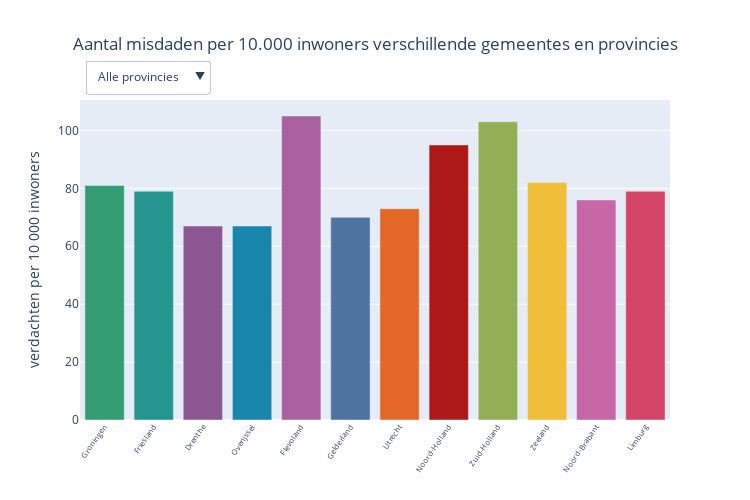

Notebook cell for this chart:
### Markdown cell above
# Misdaden

Hieronder de plot van misdaden.

### Code cell
%run misdaden.ipynb

### Figure 1 — Plotly figure (JSON) as saved in the notebook; plotly's stock layout.template omitted (floating-point values rounded to 4 significant figures)
{"data": [{"hoverinfo": "text", "hovertext": ["Groningen<br>Verdachten per 10.000 inwoners: 81", "Friesland<br>Verdachten per 10.000 inwoners: 79", "Drenthe<br>Verdachten per 10.000 inwoners: 67", "Overijssel<br>Verdachten per 10.000 inwoners: 67", "Flevoland<br>Verdachten per 10.000 inwoners: 105", "Gelderland<br>Verdachten per 10.000 inwoners: 70", "Utrecht<br>Verdachten per 10.000 inwoners: 73", "Noord-Holland<br>Verdachten per 10.000 inwoners: 95", "Zuid-Holland<br>Verdachten per 10.000 inwoners: 103", "Zeeland<br>Verdachten per 10.000 inwoners: 82", "Noord-Brabant<br>Verdachten per 10.000 inwoners: 76", "Limburg<br>Verdachten per 10.000 inwoners: 79"], "marker": {"color": ["#359d73", "#27958f", "#8c5792", "#1887ab", "#a9629f", "#4f73a1", "#e46828", "#ac1917", "#93ae55", "#f0be39", "#c867a5", "#d34467"]}, "name": "Alle provincies", "type": "bar", "x": ["Groningen", "Friesland", "Drenthe", "Overijssel", "Flevoland", "Gelderland", "Utrecht", "Noord-Holland", "Zuid-Holland", "Zeeland", "Noord-Brabant", "Limburg"], "y": [81, 79, 67, 67, 105, 70, 73, 95, 103, 82, 76, 79]}, {"hoverinfo": "text", "hovertext": ["Eemsdelta<br>Verdachten per 10.000 inwoners: 102", "Groningen<br>Verdachten per 10.000 inwoners: 86", "Het Hogeland<br>Verdachten per 10.000 inwoners: 67", "Midden-Groningen<br>Verdachten per 10.000 inwoners: 83", "Oldambt<br>Verdachten per 10.000 inwoners: 91", "Pekela<br>Verdachten per 10.000 inwoners: 94", "Stadskanaal<br>Verdachten per 10.000 inwoners: 82", "Veendam<br>Verdachten per 10.000 inwoners: 73", "Westerkwartier<br>Verdachten per 10.000 inwoners: 58", "Westerwolde<br>Verdachten per 10.000 inwoners: 61"], "marker": {"color": "#359d73"}, "name": "Groningen", "type": "bar", "visible": false, "x": ["Eemsdelta", "Groningen", "Het Hogeland", "Midden-Groningen", "Oldambt", "Pekela", "Stadskanaal", "Veendam", "Westerkwartier", "Westerwolde"], "y": [102, 86, 67, 83, 91, 94, 82, 73, 58, 61]}, {"hoverinfo": "text", "hovertext": ["Achtkarspelen<br>Verdachten per 10.000 inwoners: 91", "Ameland<br>Verdachten per 10.000 inwoners: 20", "Dantumadiel<br>Verdachten per 10.000 inwoners: 61", "De Fryske Marren<br>Verdachten per 10.000 inwoners: 54", "Harlingen<br>Verdachten per 10.000 inwoners: 83", "Heerenveen<br>Verdachten per 10.000 inwoners: 73", "Leeuwarden<br>Verdachten per 10.000 inwoners: 113", "Noardeast-Fryslân<br>Verdachten per 10.000 inwoners: 73", "Ooststellingwerf<br>Verdachten per 10.000 inwoners: 72", "Opsterland<br>Verdachten per 10.000 inwoners: 58", "Smallingerland<br>Verdachten per 10.000 inwoners: 84", "Súdwest-Fryslân<br>Verdachten per 10.000 inwoners: 81", "Terschelling<br>Verdachten per 10.000 inwoners: 55", "Tytsjerksteradiel<br>Verdachten per 10.000 inwoners: 58", "Vlieland<br>Verdachten per 10.000 inwoners: 83", "Waadhoeke<br>Verdachten per 10.000 inwoners: 70", "Weststellingwerf<br>Verdachten per 10.000 inwoners: 58"], "marker": {"color": "#27958f"}, "name": "Friesland", "type": "bar", "visible": false, "x": ["Achtkarspelen", "Ameland", "Dantumadiel", "De Fryske Marren", "Harlingen", "Heerenveen", "Leeuwarden", "Noardeast-Fryslân", "Ooststellingwerf", "Opsterland", "Smallingerland", "Súdwest-Fryslân", "Terschelling", "Tytsjerksteradiel", "Vlieland", "Waadhoeke", "Weststellingwerf"], "y": [91, 20, 61, 54, 83, 73, 113, 73, 72, 58, 84, 81, 55, 58, 83, 70, 58]}, {"hoverinfo": "text", "hovertext": ["Aa en Hunze<br>Verdachten per 10.000 inwoners: 45", "Assen<br>Verdachten per 10.000 inwoners: 87", "Borger-Odoorn<br>Verdachten per 10.000 inwoners: 56", "Coevorden<br>Verdachten per 10.000 inwoners: 53", "Emmen<br>Verdachten per 10.000 inwoners: 83", "Hoogeveen<br>Verdachten per 10.000 inwoners: 75", "Meppel<br>Verdachten per 10.000 inwoners: 61", "Midden-Drenthe<br>Verdachten per 10.000 inwoners: 54", "Noordenveld<br>Verdachten per 10.000 inwoners: 56", "Tynaarlo<br>Verdachten per 10.000 inwoners: 56", "Westerveld<br>Verdachten per 10.000 inwoners: 49", "De Wolden<br>Verdachten per 10.000 inwoners: 37"], "marker": {"color": "#8c5792"}, "name": "Drenthe", "type": "bar", "visible": false, "x": ["Aa en Hunze", "Assen", "Borger-Odoorn", "Coevorden", "Emmen", "Hoogeveen", "Meppel", "Midden-Drenthe", "Noordenveld", "Tynaarlo", "Westerveld", "De Wolden"], "y": [45, 87, 56, 53, 83, 75, 61, 54, 56, 56, 49, 37]}, {"hoverinfo": "text", "hovertext": ["Almelo<br>Verdachten per 10.000 inwoners: 116", "Borne<br>Verdachten per 10.000 inwoners: 35", "Dalfsen<br>Verdachten per 10.000 inwoners: 36", "Deventer<br>Verdachten per 10.000 inwoners: 82", "Dinkelland<br>Verdachten per 10.000 inwoners: 32", "Enschede<br>Verdachten per 10.000 inwoners: 94", "Haaksbergen<br>Verdachten per 10.000 inwoners: 34", "Hardenberg<br>Verdachten per 10.000 inwoners: 48", "Hellendoorn<br>Verdachten per 10.000 inwoners: 26", "Hengelo<br>Verdachten per 10.000 inwoners: 75", "Hof van Twente<br>Verdachten per 10.000 inwoners: 41", "Kampen<br>Verdachten per 10.000 inwoners: 66", "Losser<br>Verdachten per 10.000 inwoners: 44", "Oldenzaal<br>Verdachten per 10.000 inwoners: 50", "Olst-Wijhe<br>Verdachten per 10.000 inwoners: 53", "Ommen<br>Verdachten per 10.000 inwoners: 38", "Raalte<br>Verdachten per 10.000 inwoners: 34", "Rijssen-Holten<br>Verdachten per 10.000 inwoners: 39", "Staphorst<br>Verdachten per 10.000 inwoners: 57", "Steenwijkerland<br>Verdachten per 10.000 inwoners: 60", "Tubbergen<br>Verdachten per 10.000 inwoners: 40", "Twenterand<br>Verdachten per 10.000 inwoners: 65", "Wierden<br>Verdachten per 10.000 inwoners: 35", "Zwartewaterland<br>Verdachten per 10.000 inwoners: 51", "Zwolle<br>Verdachten per 10.000 inwoners: 93"], "marker": {"color": "#1887ab"}, "name": "Overijssel", "type": "bar", "visible": false, "x": ["Almelo", "Borne", "Dalfsen", "Deventer", "Dinkelland", "Enschede", "Haaksbergen", "Hardenberg", "Hellendoorn", "Hengelo", "Hof van Twente", "Kampen", "Losser", "Oldenzaal", "Olst-Wijhe", "Ommen", "Raalte", "Rijssen-Holten", "Staphorst", "Steenwijkerland", "Tubbergen", "Twenterand", "Wierden", "Zwartewaterland", "Zwolle"], "y": [116, 35, 36, 82, 32, 94, 34, 48, 26, 75, 41, 66, 44, 50, 53, 38, 34, 39, 57, 60, 40, 65, 35, 51, 93]}, {"hoverinfo": "text", "hovertext": ["Almere<br>Verdachten per 10.000 inwoners: 111", "Dronten<br>Verdachten per 10.000 inwoners: 58", "Lelystad<br>Verdachten per 10.000 inwoners: 103", "Noordoostpolder<br>Verdachten per 10.000 inwoners: 58", "Urk<br>Verdachten per 10.000 inwoners: 83", "Zeewolde<br>Verdachten per 10.000 inwoners: 67"], "marker": {"color": "#a9629f"}, "name": "Flevoland", "type": "bar", "visible": false, "x": ["Almere", "Dronten", "Lelystad", "Noordoostpolder", "Urk", "Zeewolde"], "y": [111, 58, 103, 58, 83, 67]}, {"hoverinfo": "text", "hovertext": ["Aalten<br>Verdachten per 10.000 inwoners: 36", "Apeldoorn<br>Verdachten per 10.000 inwoners: 86", "Arnhem<br>Verdachten per 10.000 inwoners: 121", "Barneveld<br>Verdachten per 10.000 inwoners: 67", "Berg en Dal<br>Verdachten per 10.000 inwoners: 63", "Berkelland<br>Verdachten per 10.000 inwoners: 50", "Beuningen<br>Verdachten per 10.000 inwoners: 51", "Bronckhorst<br>Verdachten per 10.000 inwoners: 37", "Brummen<br>Verdachten per 10.000 inwoners: 57", "Buren<br>Verdachten per 10.000 inwoners: 50", "Culemborg<br>Verdachten per 10.000 inwoners: 56", "Doesburg<br>Verdachten per 10.000 inwoners: 69", "Doetinchem<br>Verdachten per 10.000 inwoners: 86", "Druten<br>Verdachten per 10.000 inwoners: 52", "Duiven<br>Verdachten per 10.000 inwoners: 52", "Ede<br>Verdachten per 10.000 inwoners: 74", "Elburg<br>Verdachten per 10.000 inwoners: 60", "Epe<br>Verdachten per 10.000 inwoners: 67", "Ermelo<br>Verdachten per 10.000 inwoners: 70", "Harderwijk<br>Verdachten per 10.000 inwoners: 75", "Hattem<br>Verdachten per 10.000 inwoners: 50", "Heerde<br>Verdachten per 10.000 inwoners: 50", "Heumen<br>Verdachten per 10.000 inwoners: 64", "Lingewaard<br>Verdachten per 10.000 inwoners: 47", "Lochem<br>Verdachten per 10.000 inwoners: 57", "Maasdriel<br>Verdachten per 10.000 inwoners: 68", "Montferland<br>Verdachten per 10.000 inwoners: 50", "Neder-Betuwe<br>Verdachten per 10.000 inwoners: 63", "Nijkerk<br>Verdachten per 10.000 inwoners: 63", "Nijmegen<br>Verdachten per 10.000 inwoners: 83", "Nunspeet<br>Verdachten per 10.000 inwoners: 69", "Oldebroek<br>Verdachten per 10.000 inwoners: 61", "Oost Gelre<br>Verdachten per 10.000 inwoners: 54", "Oude IJsselstreek<br>Verdachten per 10.000 inwoners: 45", "Overbetuwe<br>Verdachten per 10.000 inwoners: 50", "Putten<br>Verdachten per 10.000 inwoners: 56", "Renkum<br>Verdachten per 10.000 inwoners: 61", "Rheden<br>Verdachten per 10.000 inwoners: 70", "Rozendaal<br>Verdachten per 10.000 inwoners: 39", "Scherpenzeel<br>Verdachten per 10.000 inwoners: 55", "Tiel<br>Verdachten per 10.000 inwoners: 94", "Voorst<br>Verdachten per 10.000 inwoners: 57", "Wageningen<br>Verdachten per 10.000 inwoners: 50", "West Betuwe<br>Verdachten per 10.000 inwoners: 55", "West Maas en Waal<br>Verdachten per 10.000 inwoners: 36", "Westervoort<br>Verdachten per 10.000 inwoners: 62", "Wijchen<br>Verdachten per 10.000 inwoners: 58", "Winterswijk<br>Verdachten per 10.000 inwoners: 62", "Zaltbommel<br>Verdachten per 10.000 inwoners: 65", "Zevenaar<br>Verdachten per 10.000 inwoners: 57", "Zutphen<br>Verdachten per 10.000 inwoners: 118"], "marker": {"color": "#4f73a1"}, "name": "Gelderland", "type": "bar", "visible": false, "x": ["Aalten", "Apeldoorn", "Arnhem", "Barneveld", "Berg en Dal", "Berkelland", "Beuningen", "Bronckhorst", "Brummen", "Buren", "Culemborg", "Doesburg", "Doetinchem", "Druten", "Duiven", "Ede", "Elburg", "Epe", "Ermelo", "Harderwijk", "Hattem", "Heerde", "Heumen", "Lingewaard", "Lochem", "Maasdriel", "Montferland", "Neder-Betuwe", "Nijkerk", "Nijmegen", "Nunspeet", "Oldebroek", "Oost Gelre", "Oude IJsselstreek", "Overbetuwe", "Putten", "Renkum", "Rheden", "Rozendaal", "Scherpenzeel", "Tiel", "Voorst", "Wageningen", "West Betuwe", "West Maas en Waal", "Westervoort", "Wijchen", "Winterswijk", "Zaltbommel", "Zevenaar", "Zutphen"], "y": [36, 86, 121, 67, 63, 50, 51, 37, 57, 50, 56, 69, 86, 52, 52, 74, 60, 67, 70, 75, 50, 50, 64, 47, 57, 68, 50, 63, 63, 83, 69, 61, 54, 45, 50, 56, 61, 70, 39, 55, 94, 57, 50, 55, 36, 62, 58, 62, 65, 57, 118]}, {"hoverinfo": "text", "hovertext": ["Amersfoort<br>Verdachten per 10.000 inwoners: 83", "Baarn<br>Verdachten per 10.000 inwoners: 68", "De Bilt<br>Verdachten per 10.000 inwoners: 53", "Bunnik<br>Verdachten per 10.000 inwoners: 37", "Bunschoten<br>Verdachten per 10.000 inwoners: 73", "Eemnes<br>Verdachten per 10.000 inwoners: 54", "Houten<br>Verdachten per 10.000 inwoners: 44", "IJsselstein<br>Verdachten per 10.000 inwoners: 81", "Leusden<br>Verdachten per 10.000 inwoners: 47", "Lopik<br>Verdachten per 10.000 inwoners: 64", "Montfoort<br>Verdachten per 10.000 inwoners: 58", "Nieuwegein<br>Verdachten per 10.000 inwoners: 86", "Oudewater<br>Verdachten per 10.000 inwoners: 45", "Renswoude<br>Verdachten per 10.000 inwoners: 79", "Rhenen<br>Verdachten per 10.000 inwoners: 58", "De Ronde Venen<br>Verdachten per 10.000 inwoners: 66", "Soest<br>Verdachten per 10.000 inwoners: 64", "Stichtse Vecht<br>Verdachten per 10.000 inwoners: 67", "Utrecht<br>Verdachten per 10.000 inwoners: 90", "Utrechtse Heuvelrug<br>Verdachten per 10.000 inwoners: 61", "Veenendaal<br>Verdachten per 10.000 inwoners: 62", "Vijfheerenlanden<br>Verdachten per 10.000 inwoners: 71", "Wijk bij Duurstede<br>Verdachten per 10.000 inwoners: 34", "Woerden<br>Verdachten per 10.000 inwoners: 53", "Woudenberg<br>Verdachten per 10.000 inwoners: 47", "Zeist<br>Verdachten per 10.000 inwoners: 89"], "marker": {"color": "#e46828"}, "name": "Utrecht", "type": "bar", "visible": false, "x": ["Amersfoort", "Baarn", "De Bilt", "Bunnik", "Bunschoten", "Eemnes", "Houten", "IJsselstein", "Leusden", "Lopik", "Montfoort", "Nieuwegein", "Oudewater", "Renswoude", "Rhenen", "De Ronde Venen", "Soest", "Stichtse Vecht", "Utrecht", "Utrechtse Heuvelrug", "Veenendaal", "Vijfheerenlanden", "Wijk bij Duurstede", "Woerden", "Woudenberg", "Zeist"], "y": [83, 68, 53, 37, 73, 54, 44, 81, 47, 64, 58, 86, 45, 79, 58, 66, 64, 67, 90, 61, 62, 71, 34, 53, 47, 89]}, {"hoverinfo": "text", "hovertext": ["Aalsmeer<br>Verdachten per 10.000 inwoners: 72", "Alkmaar<br>Verdachten per 10.000 inwoners: 99", "Amstelveen<br>Verdachten per 10.000 inwoners: 72", "Amsterdam<br>Verdachten per 10.000 inwoners: 121", "Bergen<br>Verdachten per 10.000 inwoners: 52", "Beverwijk<br>Verdachten per 10.000 inwoners: 97", "Blaricum<br>Verdachten per 10.000 inwoners: 59", "Bloemendaal<br>Verdachten per 10.000 inwoners: 67", "Castricum<br>Verdachten per 10.000 inwoners: 63", "Diemen<br>Verdachten per 10.000 inwoners: 99", "Dijk en Waard<br>Verdachten per 10.000 inwoners: 76", "Drechterland<br>Verdachten per 10.000 inwoners: 57", "Edam-Volendam<br>Verdachten per 10.000 inwoners: 55", "Enkhuizen<br>Verdachten per 10.000 inwoners: 77", "Gooise Meren<br>Verdachten per 10.000 inwoners: 68", "Haarlem<br>Verdachten per 10.000 inwoners: 103", "Haarlemmermeer<br>Verdachten per 10.000 inwoners: 81", "Heemskerk<br>Verdachten per 10.000 inwoners: 71", "Heemstede<br>Verdachten per 10.000 inwoners: 71", "Heiloo<br>Verdachten per 10.000 inwoners: 61", "Den Helder<br>Verdachten per 10.000 inwoners: 129", "Hilversum<br>Verdachten per 10.000 inwoners: 81", "Hollands Kroon<br>Verdachten per 10.000 inwoners: 54", "Hoorn<br>Verdachten per 10.000 inwoners: 88", "Huizen<br>Verdachten per 10.000 inwoners: 63", "Koggenland<br>Verdachten per 10.000 inwoners: 52", "Landsmeer<br>Verdachten per 10.000 inwoners: 84", "Laren<br>Verdachten per 10.000 inwoners: 52", "Medemblik<br>Verdachten per 10.000 inwoners: 67", "Oostzaan<br>Verdachten per 10.000 inwoners: 73", "Opmeer<br>Verdachten per 10.000 inwoners: 40", "Ouder-Amstel<br>Verdachten per 10.000 inwoners: 69", "Purmerend<br>Verdachten per 10.000 inwoners: 97", "Schagen<br>Verdachten per 10.000 inwoners: 62", "Stede Broec<br>Verdachten per 10.000 inwoners: 56", "Texel<br>Verdachten per 10.000 inwoners: 60", "Uitgeest<br>Verdachten per 10.000 inwoners: 61", "Uithoorn<br>Verdachten per 10.000 inwoners: 85", "Velsen<br>Verdachten per 10.000 inwoners: 97", "Waterland<br>Verdachten per 10.000 inwoners: 63", "Weesp<br>Verdachten per 10.000 inwoners: 69", "Wijdemeren<br>Verdachten per 10.000 inwoners: 53", "Wormerland<br>Verdachten per 10.000 inwoners: 63", "Zaanstad<br>Verdachten per 10.000 inwoners: 123", "Zandvoort<br>Verdachten per 10.000 inwoners: 121"], "marker": {"color": "#ac1917"}, "name": "Noord-Holland", "type": "bar", "visible": false, "x": ["Aalsmeer", "Alkmaar", "Amstelveen", "Amsterdam", "Bergen", "Beverwijk", "Blaricum", "Bloemendaal", "Castricum", "Diemen", "Dijk en Waard", "Drechterland", "Edam-Volendam", "Enkhuizen", "Gooise Meren", "Haarlem", "Haarlemmermeer", "Heemskerk", "Heemstede", "Heiloo", "Den Helder", "Hilversum", "Hollands Kroon", "Hoorn", "Huizen", "Koggenland", "Landsmeer", "Laren", "Medemblik", "Oostzaan", "Opmeer", "Ouder-Amstel", "Purmerend", "Schagen", "Stede Broec", "Texel", "Uitgeest", "Uithoorn", "Velsen", "Waterland", "Weesp", "Wijdemeren", "Wormerland", "Zaanstad", "Zandvoort"], "y": [72, 99, 72, 121, 52, 97, 59, 67, 63, 99, 76, 57, 55, 77, 68, 103, 81, 71, 71, 61, 129, 81, 54, 88, 63, 52, 84, 52, 67, 73, 40, 69, 97, 62, 56, 60, 61, 85, 97, 63, 69, 53, 63, 123, 121]}, {"hoverinfo": "text", "hovertext": ["Alblasserdam<br>Verdachten per 10.000 inwoners: 61", "Albrandswaard<br>Verdachten per 10.000 inwoners: 86", "Alphen aan den Rijn<br>Verdachten per 10.000 inwoners: 88", "Barendrecht<br>Verdachten per 10.000 inwoners: 67", "Bodegraven-Reeuwijk<br>Verdachten per 10.000 inwoners: 55", "Brielle<br>Verdachten per 10.000 inwoners: 68", "Capelle aan den IJssel<br>Verdachten per 10.000 inwoners: 99", "Delft<br>Verdachten per 10.000 inwoners: 84", "Dordrecht<br>Verdachten per 10.000 inwoners: 111", "Goeree-Overflakkee<br>Verdachten per 10.000 inwoners: 58", "Gorinchem<br>Verdachten per 10.000 inwoners: 77", "Gouda<br>Verdachten per 10.000 inwoners: 98", "s-Gravenhage<br>Verdachten per 10.000 inwoners: 148", "Hardinxveld-Giessendam<br>Verdachten per 10.000 inwoners: 53", "Hellevoetsluis<br>Verdachten per 10.000 inwoners: 83", "Hendrik-Ido-Ambacht<br>Verdachten per 10.000 inwoners: 52", "Hillegom<br>Verdachten per 10.000 inwoners: 71", "Hoeksche Waard<br>Verdachten per 10.000 inwoners: 58", "Kaag en Braassem<br>Verdachten per 10.000 inwoners: 67", "Katwijk<br>Verdachten per 10.000 inwoners: 64", "Krimpen aan den IJssel<br>Verdachten per 10.000 inwoners: 65", "Krimpenerwaard<br>Verdachten per 10.000 inwoners: 63", "Lansingerland<br>Verdachten per 10.000 inwoners: 64", "Leiden<br>Verdachten per 10.000 inwoners: 82", "Leiderdorp<br>Verdachten per 10.000 inwoners: 59", "Leidschendam-Voorburg<br>Verdachten per 10.000 inwoners: 94", "Lisse<br>Verdachten per 10.000 inwoners: 58", "Maassluis<br>Verdachten per 10.000 inwoners: 86", "Midden-Delfland<br>Verdachten per 10.000 inwoners: 45", "Molenlanden<br>Verdachten per 10.000 inwoners: 58", "Nieuwkoop<br>Verdachten per 10.000 inwoners: 57", "Nissewaard<br>Verdachten per 10.000 inwoners: 113", "Noordwijk<br>Verdachten per 10.000 inwoners: 65", "Oegstgeest<br>Verdachten per 10.000 inwoners: 48", "Papendrecht<br>Verdachten per 10.000 inwoners: 70", "Pijnacker-Nootdorp<br>Verdachten per 10.000 inwoners: 70", "Ridderkerk<br>Verdachten per 10.000 inwoners: 76", "Rijswijk<br>Verdachten per 10.000 inwoners: 100", "Rotterdam<br>Verdachten per 10.000 inwoners: 153", "Schiedam<br>Verdachten per 10.000 inwoners: 121", "Sliedrecht<br>Verdachten per 10.000 inwoners: 63", "Teylingen<br>Verdachten per 10.000 inwoners: 58", "Vlaardingen<br>Verdachten per 10.000 inwoners: 111", "Voorschoten<br>Verdachten per 10.000 inwoners: 59", "Waddinxveen<br>Verdachten per 10.000 inwoners: 66", "Wassenaar<br>Verdachten per 10.000 inwoners: 74", "Westland<br>Verdachten per 10.000 inwoners: 64", "Westvoorne<br>Verdachten per 10.000 inwoners: 54", "Zoetermeer<br>Verdachten per 10.000 inwoners: 114", "Zoeterwoude<br>Verdachten per 10.000 inwoners: 45", "Zuidplas<br>Verdachten per 10.000 inwoners: 64", "Zwijndrecht<br>Verdachten per 10.000 inwoners: 81"], "marker": {"color": "#93ae55"}, "name": "Zuid-Holland", "type": "bar", "visible": false, "x": ["Alblasserdam", "Albrandswaard", "Alphen aan den Rijn", "Barendrecht", "Bodegraven-Reeuwijk", "Brielle", "Capelle aan den IJssel", "Delft", "Dordrecht", "Goeree-Overflakkee", "Gorinchem", "Gouda", "s-Gravenhage", "Hardinxveld-Giessendam", "Hellevoetsluis", "Hendrik-Ido-Ambacht", "Hillegom", "Hoeksche Waard", "Kaag en Braassem", "Katwijk", "Krimpen aan den IJssel", "Krimpenerwaard", "Lansingerland", "Leiden", "Leiderdorp", "Leidschendam-Voorburg", "Lisse", "Maassluis", "Midden-Delfland", "Molenlanden", "Nieuwkoop", "Nissewaard", "Noordwijk", "Oegstgeest", "Papendrecht", "Pijnacker-Nootdorp", "Ridderkerk", "Rijswijk", "Rotterdam", "Schiedam", "Sliedrecht", "Teylingen", "Vlaardingen", "Voorschoten", "Waddinxveen", "Wassenaar", "Westland", "Westvoorne", "Zoetermeer", "Zoeterwoude", "Zuidplas", "Zwijndrecht"], "y": [61, 86, 88, 67, 55, 68, 99, 84, 111, 58, 77, 98, 148, 53, 83, 52, 71, 58, 67, 64, 65, 63, 64, 82, 59, 94, 58, 86, 45, 58, 57, 113, 65, 48, 70, 70, 76, 100, 153, 121, 63, 58, 111, 59, 66, 74, 64, 54, 114, 45, 64, 81]}, {"hoverinfo": "text", "hovertext": ["Borsele<br>Verdachten per 10.000 inwoners: 60", "Goes<br>Verdachten per 10.000 inwoners: 80", "Hulst<br>Verdachten per 10.000 inwoners: 84", "Kapelle<br>Verdachten per 10.000 inwoners: 64", "Middelburg<br>Verdachten per 10.000 inwoners: 95", "Noord-Beveland<br>Verdachten per 10.000 inwoners: 82", "Reimerswaal<br>Verdachten per 10.000 inwoners: 61", "Schouwen-Duiveland<br>Verdachten per 10.000 inwoners: 60", "Sluis<br>Verdachten per 10.000 inwoners: 72", "Terneuzen<br>Verdachten per 10.000 inwoners: 96", "Tholen<br>Verdachten per 10.000 inwoners: 50", "Veere<br>Verdachten per 10.000 inwoners: 41", "Vlissingen<br>Verdachten per 10.000 inwoners: 137"], "marker": {"color": "#f0be39"}, "name": "Zeeland", "type": "bar", "visible": false, "x": ["Borsele", "Goes", "Hulst", "Kapelle", "Middelburg", "Noord-Beveland", "Reimerswaal", "Schouwen-Duiveland", "Sluis", "Terneuzen", "Tholen", "Veere", "Vlissingen"], "y": [60, 80, 84, 64, 95, 82, 61, 60, 72, 96, 50, 41, 137]}, {"hoverinfo": "text", "hovertext": ["Alphen-Chaam<br>Verdachten per 10.000 inwoners: 29", "Altena<br>Verdachten per 10.000 inwoners: 64", "Asten<br>Verdachten per 10.000 inwoners: 63", "Baarle-Nassau<br>Verdachten per 10.000 inwoners: 54", "Bergeijk<br>Verdachten per 10.000 inwoners: 46", "Bergen op Zoom<br>Verdachten per 10.000 inwoners: 88", "Bernheze<br>Verdachten per 10.000 inwoners: 51", "Best<br>Verdachten per 10.000 inwoners: 59", "Bladel<br>Verdachten per 10.000 inwoners: 61", "Boekel<br>Verdachten per 10.000 inwoners: 78", "Boxtel<br>Verdachten per 10.000 inwoners: 67", "Breda<br>Verdachten per 10.000 inwoners: 81", "Cranendonck<br>Verdachten per 10.000 inwoners: 57", "Deurne<br>Verdachten per 10.000 inwoners: 67", "Dongen<br>Verdachten per 10.000 inwoners: 62", "Drimmelen<br>Verdachten per 10.000 inwoners: 47", "Eersel<br>Verdachten per 10.000 inwoners: 34", "Eindhoven<br>Verdachten per 10.000 inwoners: 101", "Etten-Leur<br>Verdachten per 10.000 inwoners: 66", "Geertruidenberg<br>Verdachten per 10.000 inwoners: 61", "Geldrop-Mierlo<br>Verdachten per 10.000 inwoners: 88", "Gemert-Bakel<br>Verdachten per 10.000 inwoners: 69", "Gilze en Rijen<br>Verdachten per 10.000 inwoners: 64", "Goirle<br>Verdachten per 10.000 inwoners: 40", "Halderberge<br>Verdachten per 10.000 inwoners: 65", "Heeze-Leende<br>Verdachten per 10.000 inwoners: 53", "Helmond<br>Verdachten per 10.000 inwoners: 125", "'s-Hertogenbosch<br>Verdachten per 10.000 inwoners: 92", "Heusden<br>Verdachten per 10.000 inwoners: 67", "Hilvarenbeek<br>Verdachten per 10.000 inwoners: 42", "Laarbeek<br>Verdachten per 10.000 inwoners: 61", "Land van Cuijk<br>Verdachten per 10.000 inwoners: 54", "Loon op Zand<br>Verdachten per 10.000 inwoners: 50", "Maashorst<br>Verdachten per 10.000 inwoners: 79", "Meierijstad<br>Verdachten per 10.000 inwoners: 66", "Moerdijk<br>Verdachten per 10.000 inwoners: 56", "Nuenen, Gerwen en Nederwetten<br>Verdachten per 10.000 inwoners: 48", "Oirschot<br>Verdachten per 10.000 inwoners: 49", "Oisterwijk<br>Verdachten per 10.000 inwoners: 45", "Oosterhout<br>Verdachten per 10.000 inwoners: 90", "Oss<br>Verdachten per 10.000 inwoners: 95", "Reusel-De Mierden<br>Verdachten per 10.000 inwoners: 49", "Roosendaal<br>Verdachten per 10.000 inwoners: 89", "Rucphen<br>Verdachten per 10.000 inwoners: 71", "Sint-Michielsgestel<br>Verdachten per 10.000 inwoners: 40", "Someren<br>Verdachten per 10.000 inwoners: 66", "Son en Breugel<br>Verdachten per 10.000 inwoners: 64", "Steenbergen<br>Verdachten per 10.000 inwoners: 49", "Tilburg<br>Verdachten per 10.000 inwoners: 97", "Valkenswaard<br>Verdachten per 10.000 inwoners: 76", "Veldhoven<br>Verdachten per 10.000 inwoners: 59", "Vught<br>Verdachten per 10.000 inwoners: 75", "Waalre<br>Verdachten per 10.000 inwoners: 56", "Waalwijk<br>Verdachten per 10.000 inwoners: 73", "Woensdrecht<br>Verdachten per 10.000 inwoners: 46", "Zundert<br>Verdachten per 10.000 inwoners: 40"], "marker": {"color": "#c867a5"}, "name": "Noord-Brabant", "type": "bar", "visible": false, "x": ["Alphen-Chaam", "Altena", "Asten", "Baarle-Nassau", "Bergeijk", "Bergen op Zoom", "Bernheze", "Best", "Bladel", "Boekel", "Boxtel", "Breda", "Cranendonck", "Deurne", "Dongen", "Drimmelen", "Eersel", "Eindhoven", "Etten-Leur", "Geertruidenberg", "Geldrop-Mierlo", "Gemert-Bakel", "Gilze en Rijen", "Goirle", "Halderberge", "Heeze-Leende", "Helmond", "'s-Hertogenbosch", "Heusden", "Hilvarenbeek", "Laarbeek", "Land van Cuijk", "Loon op Zand", "Maashorst", "Meierijstad", "Moerdijk", "Nuenen, Gerwen en Nederwetten", "Oirschot", "Oisterwijk", "Oosterhout", "Oss", "Reusel-De Mierden", "Roosendaal", "Rucphen", "Sint-Michielsgestel", "Someren", "Son en Breugel", "Steenbergen", "Tilburg", "Valkenswaard", "Veldhoven", "Vught", "Waalre", "Waalwijk", "Woensdrecht", "Zundert"], "y": [29, 64, 63, 54, 46, 88, 51, 59, 61, 78, 67, 81, 57, 67, 62, 47, 34, 101, 66, 61, 88, 69, 64, 40, 65, 53, 125, 92, 67, 42, 61, 54, 50, 79, 66, 56, 48, 49, 45, 90, 95, 49, 89, 71, 40, 66, 64, 49, 97, 76, 59, 75, 56, 73, 46, 40]}, {"hoverinfo": "text", "hovertext": ["Beek<br>Verdachten per 10.000 inwoners: 52", "Beekdaelen<br>Verdachten per 10.000 inwoners: 44", "Beesel<br>Verdachten per 10.000 inwoners: 38", "Bergen<br>Verdachten per 10.000 inwoners: 57", "Brunssum<br>Verdachten per 10.000 inwoners: 88", "Echt-Susteren<br>Verdachten per 10.000 inwoners: 82", "Eijsden-Margraten<br>Verdachten per 10.000 inwoners: 58", "Gennep<br>Verdachten per 10.000 inwoners: 82", "Gulpen-Wittem<br>Verdachten per 10.000 inwoners: 47", "Heerlen<br>Verdachten per 10.000 inwoners: 146", "Horst aan de Maas<br>Verdachten per 10.000 inwoners: 48", "Kerkrade<br>Verdachten per 10.000 inwoners: 109", "Landgraaf<br>Verdachten per 10.000 inwoners: 78", "Leudal<br>Verdachten per 10.000 inwoners: 52", "Maasgouw<br>Verdachten per 10.000 inwoners: 61", "Maastricht<br>Verdachten per 10.000 inwoners: 78", "Meerssen<br>Verdachten per 10.000 inwoners: 45", "Mook en Middelaar<br>Verdachten per 10.000 inwoners: 45", "Nederweert<br>Verdachten per 10.000 inwoners: 33", "Peel en Maas<br>Verdachten per 10.000 inwoners: 38", "Roerdalen<br>Verdachten per 10.000 inwoners: 60", "Roermond<br>Verdachten per 10.000 inwoners: 98", "Simpelveld<br>Verdachten per 10.000 inwoners: 51", "Sittard-Geleen<br>Verdachten per 10.000 inwoners: 91", "Stein<br>Verdachten per 10.000 inwoners: 61", "Vaals<br>Verdachten per 10.000 inwoners: 49", "Valkenburg aan de Geul<br>Verdachten per 10.000 inwoners: 58", "Venlo<br>Verdachten per 10.000 inwoners: 96", "Venray<br>Verdachten per 10.000 inwoners: 96", "Voerendaal<br>Verdachten per 10.000 inwoners: 40", "Weert<br>Verdachten per 10.000 inwoners: 75"], "marker": {"color": "#d34467"}, "name": "Limburg", "type": "bar", "visible": false, "x": ["Beek", "Beekdaelen", "Beesel", "Bergen", "Brunssum", "Echt-Susteren", "Eijsden-Margraten", "Gennep", "Gulpen-Wittem", "Heerlen", "Horst aan de Maas", "Kerkrade", "Landgraaf", "Leudal", "Maasgouw", "Maastricht", "Meerssen", "Mook en Middelaar", "Nederweert", "Peel en Maas", "Roerdalen", "Roermond", "Simpelveld", "Sittard-Geleen", "Stein", "Vaals", "Valkenburg aan de Geul", "Venlo", "Venray", "Voerendaal", "Weert"], "y": [52, 44, 38, 57, 88, 82, 58, 82, 47, 146, 48, 109, 78, 52, 61, 78, 45, 45, 33, 38, 60, 98, 51, 91, 61, 49, 58, 96, 96, 40, 75]}], "layout": {"height": 500, "showlegend": false, "title": {"text": "Aantal misdaden per 10.000 inwoners verschillende gemeentes en provincies", "x": 0.5}, "updatemenus": [{"buttons": [{"args": [{"visible": [true, false, false, false, false, false, false, false, false, false, false, false, false]}, {"title": "Aantal misdaden per 10.000 inwoners alle provincies"}], "label": "Alle provincies", "method": "update"}, {"args": [{"visible": [false, true, false, false, false, false, false, false, false, false, false, false, false]}, {"title": "Aantal misdaden per 10.000 inwoners gemeente Groningen"}], "label": "Groningen", "method": "update"}, {"args": [{"visible": [false, false, true, false, false, false, false, false, false, false, false, false, false]}, {"title": "Aantal misdaden per 10.000 inwoners gemeente Friesland"}], "label": "Friesland", "method": "update"}, {"args": [{"visible": [false, false, false, true, false, false, false, false, false, false, false, false, false]}, {"title": "Aantal misdaden per 10.000 inwoners gemeente Drenthe"}], "label": "Drenthe", "method": "update"}, {"args": [{"visible": [false, false, false, false, true, false, false, false, false, false, false, false, false]}, {"title": "Aantal misdaden per 10.000 inwoners gemeente Overijssel"}], "label": "Overijssel", "method": "update"}, {"args": [{"visible": [false, false, false, false, false, true, false, false, false, false, false, false, false]}, {"title": "Aantal misdaden per 10.000 inwoners gemeente Flevoland"}], "label": "Flevoland", "method": "update"}, {"args": [{"visible": [false, false, false, false, false, false, true, false, false, false, false, false, false]}, {"title": "Aantal misdaden per 10.000 inwoners gemeente Gelderland"}], "label": "Gelderland", "method": "update"}, {"args": [{"visible": [false, false, false, false, false, false, false, true, false, false, false, false, false]}, {"title": "Aantal misdaden per 10.000 inwoners gemeente Utrecht"}], "label": "Utrecht", "method": "update"}, {"args": [{"visible": [false, false, false, false, false, false, false, false, true, false, false, false, false]}, {"title": "Aantal misdaden per 10.000 inwoners gemeente Noord-Holland"}], "label": "Noord-Holland", "method": "update"}, {"args": [{"visible": [false, false, false, false, false, false, false, false, false, true, false, false, false]}, {"title": "Aantal misdaden per 10.000 inwoners gemeente Zuid-Holland"}], "label": "Zuid-Holland", "method": "update"}, {"args": [{"visible": [false, false, false, false, false, false, false, false, false, false, true, false, false]}, {"title": "Aantal misdaden per 10.000 inwoners gemeente Zeeland"}], "label": "Zeeland", "method": "update"}, {"args": [{"visible": [false, false, false, false, false, false, false, false, false, false, false, true, false]}, {"title": "Aantal misdaden per 10.000 inwoners gemeente Noord-Brabant"}], "label": "Noord-Brabant", "method": "update"}, {"args": [{"visible": [false, false, false, false, false, false, false, false, false, false, false, false, true]}, {"title": "Aantal misdaden per 10.000 inwoners gemeente Limburg"}], "label": "Limburg", "method": "update"}], "direction": "down", "pad": {"r": 8, "t": 8}, "showactive": true, "x": 0.12, "xanchor": "center", "y": 1.15, "yanchor": "top"}], "width": 750, "xaxis": {"tickangle": -55, "tickfont": {"size": 7.5}}, "yaxis": {"title": {"text": "verdachten per 10 000 inwoners"}}}}
